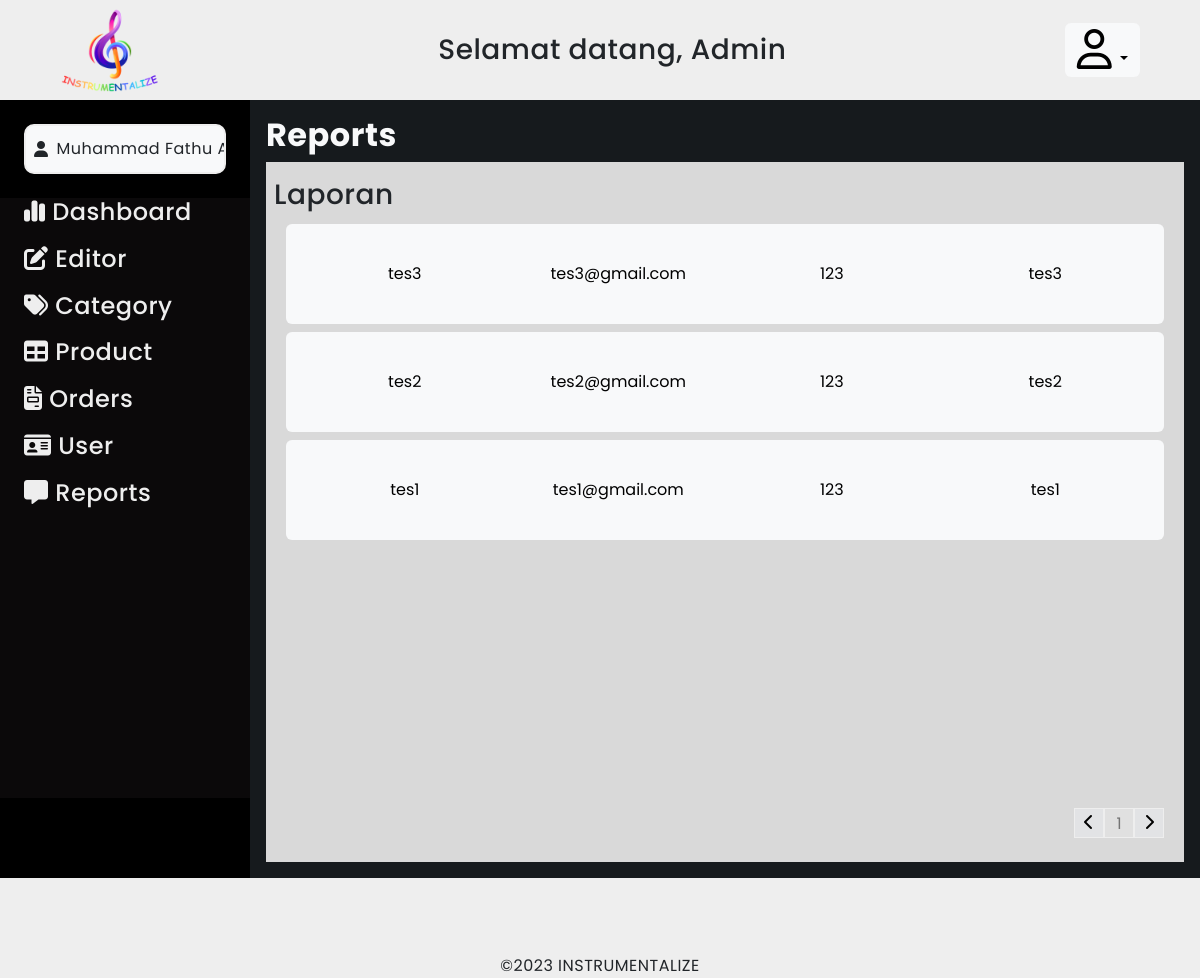
Page /admin-reports.php (signed in) on the committed database.
### tables this page shows
CREATE TABLE `form` (
  `form_id` int(11) NOT NULL,
  `form_name` varchar(255) NOT NULL,
  `form_email` varchar(255) NOT NULL,
  `form_phone` varchar(255) NOT NULL,
  `form_title` varchar(255) NOT NULL,
  `form_desc` text NOT NULL,
  `form_datetime` datetime NOT NULL
);

### function.php (called while the page is built, shortened)
<?php
$conn = mysqli_connect("localhost", "root", "", "instrumentalize");
function query($query) {
    global $conn;
    $result = mysqli_query($conn, $query);
    $datas = [];
    while( $data = mysqli_fetch_assoc($result)){
        $datas [] = $data;
    }
    return $datas;
}
?>

### admin-reports.php (the view, shortened to what this page needs)
<?php
require 'function.php';
$form_total = count(query("SELECT * FROM form"));
$page = ceil($form_total / 10);
$current_page = (isset($_GET["page"])) ? $_GET["page"] : 1;
$first_data = (10 * $current_page) - 10;
$form = query("SELECT * FROM form ORDER BY form_id DESC LIMIT $first_data,10");
$pengguna = $_SESSION['user_name'];
?>
<!DOCTYPE html>
<html lang="en">
<head>
    <link href="https://cdn.jsdelivr.net/npm/bootstrap@5.3.2/dist/css/bootstrap.min.css" rel="stylesheet">
    <link rel="stylesheet" href="style-admin.css">
</head>
<body>
    <header class="container-fluid" id="">
        <div class="d-flex align-items-center justify-content-between mx-lg-5" id="admin-box-header">
            <img src="images/INSTRUMENTALIZE_logo.png" class="ml-5" alt="instrumentalize-logo">
            <h3 class="d-none d-lg-block mb-0">Selamat datang, Admin</h3>
            <div class="dropdown-center">
                <button class="btn btn-light dropdown-toggle" type="button" data-bs-toggle="dropdown" aria-expanded="false">
                    <i class="h1 fa-regular fa-user m-0" style="color: #000"></i>
                </button>
            </div>
        </div>
    </header>
    <div class="d-flex" id="wrapper-content">
        <div class="offcanvas-lg offcanvas-start bg-black text-light" tabindex="-1" id="offcanvas-navbar" aria-labelledby="offcanvasExampleLabel">
            <div class="container text-dark p-4">
                <div class="d-flex bg-light align-items-center p-2 gap-2" id="profile-admin-box">
                    <i class="fa-solid fa-user mb-0"></i>
                    <p class="text-dark mb-0"><?php echo $pengguna;?></p>
                </div>
            </div>
            <nav class="d-lg-flex flex-column text-white px-4" id="admin-box-navigation">
                <ul class="h4 navbar-nav">
                    <li class="nav-item active">
                        <a href="admin-dashboard.php" class="nav-link mb-3">
                            <i class="fa-solid fa-chart-simple"></i>
                            Dashboard
                        </a>
                    </li>
                    <li>
                        <a href="admin-editor.php" class="nav-link mb-3">
                            <i class="fa-solid fa-pen-to-square"></i>
                            Editor
                        </a>
                    </li>
                    <li>
                        <a href="admin-category.php" class="nav-link mb-3">
                            <i class="fa-solid fa-tags"></i>
                            Category
                        </a>
                    </li>
                    <li>
                        <a href="admin-product.php" class="nav-link mb-3">
                            <i class="fa-solid fa-table"></i>
                            Product
                        </a>
                    </li>
                    <li>
                        <a href="admin-orders.php" class="nav-link mb-3">
                            <i class="fa-solid fa-file-invoice"></i>
                            Orders
                        </a>
                    </li>
                    <li>
                        <a href="admin-user.php" class="nav-link mb-3">
                            <i class="fa-solid fa-id-card"></i>
                            User
                        </a>
                    </li>
                    <li>
                        <a href="admin-reports.php" class="nav-link mb-3">
                            <i class="fa-solid fa-message"></i>
                            Reports
                        </a>
                    </li>
                </ul>
            </nav>
        </div>
        <section class="text-light p-3" id="admin-box-content">
            <h2><b>Reports</b></h2>
            <div class="container-fluid d-flex flex-column text-dark p-2" id="content-box-wrapper">
                <div class="container-fluid py-2 px-0">
                    <h3 class="mb-0">Laporan</h3>
                </div>
                <div class="overflow-x-scroll" id="table-box-Product">
                    <div class="container-fluid" id="admin-box-report">
                        <?php foreach($form as $frm): ?>
                        <button class="btn btn-light container-fluid my-1" id="report-card" data-bs-toggle="modal" data-bs-target="#report-modal-<?= $frm['form_id'] ?>">
                            <table class="container">
                                <tr>
                                    <td><?= $frm['form_name'] ?></td>
                                    <td><?= $frm['form_email'] ?></td>
                                    <td><?= $frm['form_phone'] ?></td>
                                    <td><?= $frm['form_title'] ?></td>
                                </tr>
                            </table>
                        </button>
                        <?php endforeach; ?>
                    </div>
                </div>
                <div class="container-fluid mt-auto">
                    <ul class="list-unstyled d-flex justify-content-end mb-0 py-3" id="pagination-table">
                        <li>
                            <?php if ($current_page == 1): ?>
                            <button class="bg-secondary-subtle pe-none" id="nav">
                                <i class="fa-solid fa-chevron-left" style="color: #000000;"></i>
                            </button>
                            <?php endif; ?>
                        </li>
                        <li>
                            <a>
                                <input class="text-center" type="text" name="" id="" placeholder="<?= $current_page ?>" disabled>
                            </a>
                        </li>
                        <li>
                            <?php if ($current_page == $page): ?>
                            <button class="bg-secondary-subtle pe-none" id="nav">
                                <i class="fa-solid fa-chevron-right" style="color: #000000;"></i>
                            </button>
                            <?php endif; ?>
                        </li>
                    </ul>
                </div>
            </div>
        </section>
    </div>
    <footer class="container-fluid justify-content-center d-flex align-items-end" id="">
        ©2023 INSTRUMENTALIZE
    </footer>
</body>
</html>

### style-admin.css (style rules this page uses)
html { scroll-behavior: smooth; }
body { background-color: #161a1d; font-family: 'Poppins', sans-serif; letter-spacing: 0.5px; }
header { height: 100px; background-color: #eee; }
header img { width: 100px; height: 100px; }
header .btn { border: none; }
footer { height: 100px; background-color: #eee; }
#profile-admin-box { border: 2.5px solid #eee; height: 50px; max-width: auto; border-radius: 10px; white-space: nowrap; overflow: hidden; text-overflow: ellipsis; }
nav { min-height: calc(100vh - 200px); }
#admin-box-navigation { background-color: #0B090A; min-width: 250px; }
.nav-link { padding: 0; }
#offcanvas-navbar { color: #eeeeee; width: 250px; }
#wrapper-content { min-height: calc(100vh - 200px); }
#admin-box-content { width: 100%; overflow: hidden; }
#content-box-wrapper { background-color: #d9d9d9; width: 100%; min-height: 700px; }
#pagination-table #nav, #pagination-table input { width: 30px; height: 30px; padding: 1px; border: 1px solid #eee; border-radius: 0; }
#admin-box-report table tr td { max-width: 250px; width: 25%; white-space: nowrap; overflow: hidden; text-overflow: ellipsis; }
#report-card { border: none; height: 100px; }

### rows in the picture
form: form_name "tes3", form_email "tes3@gmail.com", form_phone "123", form_title "tes3"
form: form_name "tes2", form_email "tes2@gmail.com", form_phone "123", form_title "tes2"
form: form_name "tes1", form_email "tes1@gmail.com", form_phone "123", form_title "tes1"

### other values in the picture
$pengguna "Muhammad Fath…"
